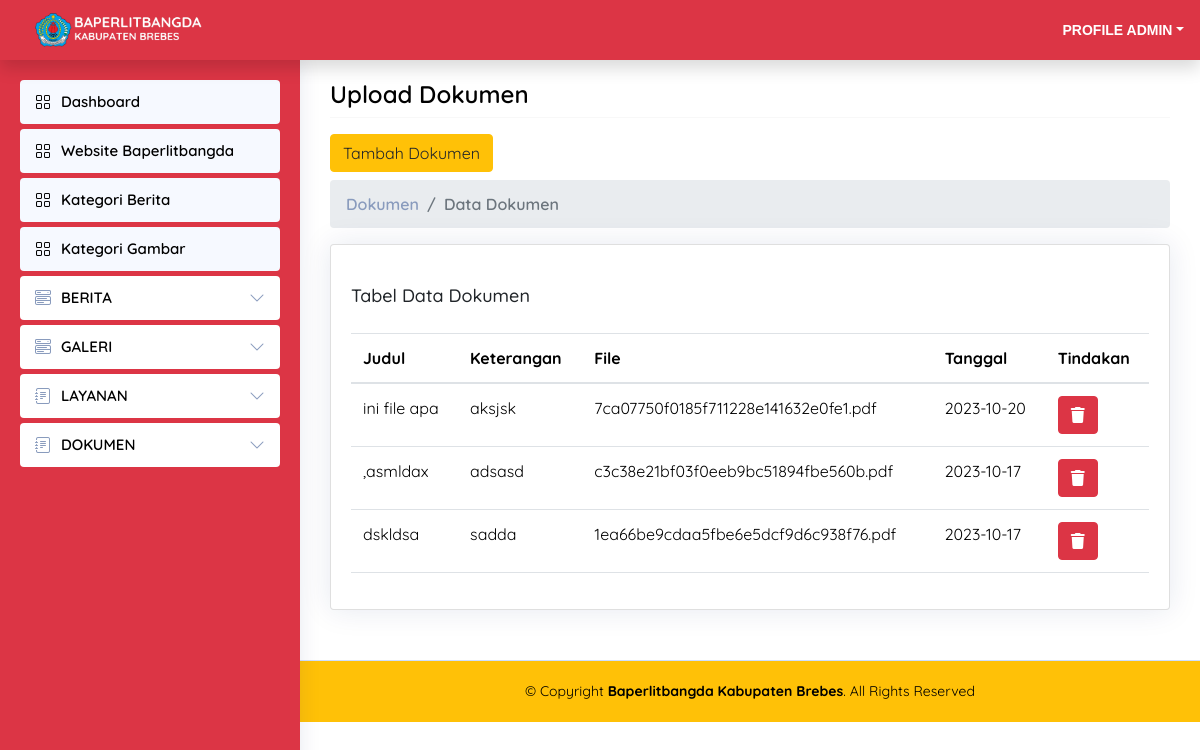
The app's page /index.php/dokumen with its own data.
### tables this page shows
CREATE TABLE `dokumen` (
  `id_dokumen` int(11) NOT NULL,
  `judul` varchar(255) NOT NULL,
  `keterangan` varchar(255) NOT NULL,
  `file` varchar(255) NOT NULL,
  `tanggal` date NOT NULL
);

### application/controllers/Dokumen.php (called while the page is built, shortened)
<?php
class Dokumen extends CI_Controller
{
	public function __construct()
	{
		$this->load->model("ModelDokumen");
		$this->load->library('form_validation');
		$this->load->library('upload');
	}
	public function index()
	{
		$data["title"] = "Data Dokumen";
		$data["dokumen"] = $this->ModelDokumen->getAll();
		$this->load->view('admin/templates/header', $data);
		$this->load->view('admin/templates/sidebar');
		$this->load->view('dokumen/index', $data);
		$this->load->view('admin/templates/footer');
	}
}

### index.php (called while the page is built, shortened)
<?php
require_once BASEPATH.'core/CodeIgniter.php';

### application/models/ModelDokumen.php (called while the page is built, shortened)
<?php
class ModelDokumen extends CI_Model
{
	private $table = 'dokumen';
	public function getAll()
	{
		$this->db->from($this->table);
		$this->db->order_by("id_dokumen", "desc");
		$query = $this->db->get();
		return $query->result();
	}
}

### application/views/dokumen/index.php (the view, shortened to what this page needs)
<div class="pagetitle">
	<h1>Upload Dokumen</h1>
	<hr class="mt-2" />
	<div class="row">
		<div class="col-md-12">
			<a class="btn btn-warning mb-2" href="<?= base_url('Dokumen/add'); ?>">Tambah Dokumen</a>
		</div>
	</div>
	<nav aria-label="breadcrumb">
		<ol class="breadcrumb ">
			<li class="breadcrumb-item"><a>Dokumen</a></li>
			<li class="breadcrumb-item active" aria-current="page">Data Dokumen</li>
		</ol>
	</nav>
</div>
<section class="section">
	<div class="row">
		<div class="col-lg-12">
			<div class="card">
				<div class="card-body">
					<h5 class="card-title">Tabel Data Dokumen</h5>
					<div class="table-responsive">
						<table class="table datatable">
							<thead>
								<tr class="table">
									<th scope="col">Judul</th>
									<th scope="col">Keterangan</th>
									<th scope="col">File</th>
									<th scope="col">Tanggal</th>
									<th scope="col">Tindakan</th>
								</tr>
							</thead>
							<tbody>
								<?php foreach ($dokumen as $row) : ?>
									<tr>
										<td>
											<?= $row->judul ?>
										</td>
										<td>
											<?= $row->keterangan ?>
										</td>
										<td>
											<?= $row->file ?>
										</td>
										<td>
											<?= $row->tanggal ?>
										</td>
										<td>
											<button type="button" class="btn btn-danger" data-bs-toggle="modal" data-bs-target="#delete<?= $row->id_dokumen ?>">
												<i class="fa fa-trash"></i>
											</button>
										</td>
									</tr>
								<?php endforeach; ?>
							</tbody>
						</table>
					</div>
				</div>
			</div>
		</div>
	</div>
</section>

### application/views/admin/templates/header.php (shortened to what this page needs)
<!DOCTYPE html>
<html lang="en">
<head>
	<link href="<?= base_url() . 'assets/admin/vendor/bootstrap/css/bootstrap.min.css' ?>" rel="stylesheet">
	<link href="<?= base_url() . 'assets/admin/vendor/bootstrap-icons/bootstrap-icons.css' ?>" rel="stylesheet">
	<link href="<?= base_url() . 'assets/admin/vendor/boxicons/css/boxicons.min.css' ?>" rel="stylesheet">
	<link href="<?= base_url() . 'assets/admin/vendor/quill/quill.snow.css' ?>" rel="stylesheet">
	<link href="<?= base_url() . 'assets/admin/vendor/quill/quill.bubble.css' ?>" rel="stylesheet">
	<link href="<?= base_url() . 'assets/admin/vendor/remixicon/remixicon.css' ?>" rel="stylesheet">
	<link href="<?= base_url() . 'assets/admin/vendor/simple-datatables/style.css' ?>" rel="stylesheet">
	<link rel="stylesheet" type="text/css" href="<?php echo base_url() . 'assets/admin/css/style.css' ?>">
	<link rel="stylesheet" href="https://cdn.datatables.net/1.11.5/css/dataTables.bootstrap5.min.css">
	<link href="https://cdn.jsdelivr.net/npm/bootstrap@5.3.2/dist/css/bootstrap.min.css" rel="stylesheet">
	<link rel="stylesheet" href="https://maxcdn.bootstrapcdn.com/bootstrap/4.5.2/css/bootstrap.min.css">
	<link rel="stylesheet" type="text/css" href="https://cdnjs.cloudflare.com/ajax/libs/font-awesome/6.4.2/css/all.min.css">
	<link href="https://cdn.quilljs.com/1.3.6/quill.snow.css" rel="stylesheet">
</head>
<body>
	<header id="header" class="header fixed-top d-flex align-items-center bg-danger text-light shadow">
		<div class="col-md-2 gx-2">
			<div class="bg-image hover-overlay ripple shadow-2-strong rounded-2" data-mdb-ripple-color="light">
				<img src="<?= base_url('assets/img/Logo2.png'); ?>" class="img-fluid" />
			</div>
		</div>
		<nav class="header-nav ms-auto">
			<ul class="d-flex align-items-center">
				<li class="nav-item dropdown pe-3">
					<a class="nav-link nav-profile d-flex align-items-center pe-0 text-white" href="#" data-bs-toggle="dropdown">
						<span class="d-none d-md-block dropdown-toggle ps-2">PROFILE ADMIN</span>
					</a>
				</li>
			</ul>
		</nav>
	</header>

### application/views/admin/templates/sidebar.php (shortened to what this page needs)
<aside id="sidebar" class="sidebar bg-danger bg-opacity-10">
	<ul class="sidebar-nav" id="sidebar-nav">
		<li class="nav-item">
			<a class="nav-link " href="<?= base_url('') ?>admin">
				<i class="bi bi-grid"></i>
				<span>Dashboard</span>
			</a>
		</li>
		<li class="nav-item">
			<a class="nav-link " href="<?= base_url('') ?>home">
				<i class="bi bi-grid"></i>
				<span>Website Baperlitbangda</span>
			</a>
		</li>
		<li class="nav-item">
			<a class="nav-link " href="<?= base_url('') ?>kategori">
				<i class="bi bi-grid"></i>
				<span>Kategori Berita</span>
			</a>
		</li>
		<li class="nav-item">
			<a class="nav-link " href="<?= base_url('') ?>kategoriGambar">
				<i class="bi bi-grid"></i>
				<span>Kategori Gambar</span>
			</a>
		</li>
		<li class="nav-item">
			<a class="nav-link collapsed" data-bs-target="#berita-nav" data-bs-toggle="collapse" href="#">
				<i class="bi bi-menu-button-wide"></i><span>BERITA</span><i class="bi bi-chevron-down ms-auto"></i>
			</a>
		</li>
		<li class="nav-item">
			<a class="nav-link collapsed" data-bs-target="#galeri-nav" data-bs-toggle="collapse" href="#">
				<i class="bi bi-menu-button-wide"></i><span>GALERI</span><i class="bi bi-chevron-down ms-auto"></i>
			</a>
		</li>
		<li class="nav-item">
			<a class="nav-link collapsed" data-bs-target="#layanan-nav" data-bs-toggle="collapse" href="#">
				<i class="bi bi-journal-text"></i><span>LAYANAN</span><i class="bi bi-chevron-down ms-auto"></i>
			</a>
		</li>
		<li class="nav-item">
			<a class="nav-link collapsed" data-bs-target="#dokumen-nav" data-bs-toggle="collapse" href="#">
				<i class="bi bi-journal-text"></i><span>DOKUMEN</span><i class="bi bi-chevron-down ms-auto"></i>
			</a>
		</li>
</aside>
<main id="main" class="main">

### application/views/admin/templates/footer.php (shortened to what this page needs)
</main>
<footer id="footer" class="footer bg-warning">
	<div class="copyright">
		&copy; Copyright <strong><span>Baperlitbangda Kabupaten Brebes</span></strong>. All Rights Reserved
	</div>
</footer>
</body>
</html>

### assets/admin/css/style.css (style rules this page uses)
:root { scroll-behavior: smooth; }
a { color: black; text-decoration: none; }
h1, h2, h3, h4, h5, h6 { font-family: "Quicksand", sans-serif; }
#main { margin-top: 60px; padding: 20px 30px; transition: all 0.3s; font-family: "Quicksand", sans-serif; }
.pagetitle { margin-bottom: 10px; }
.pagetitle h1 { font-size: 24px; margin-bottom: 0; font-weight: 600; color: black; }
.card { margin-bottom: 30px; border: none; border-radius: 5px; box-shadow: 0px 0 30px rgba(1, 41, 112, 0.1); }
.card-title { padding: 20px 0 15px 0; font-size: 18px; font-weight: 500; color: black; font-family: "Quicksand", sans-serif; }
.card-body { padding: 0 20px 20px 20px; }
.breadcrumb { font-size: 14px; font-family: "Quicksand", sans-serif; color: #899bbd; font-weight: 600; }
.breadcrumb a { color: #899bbd; transition: 0.3s; }
.breadcrumb .breadcrumb-item::before { color: #899bbd; }
.breadcrumb .active { color: #51678f; font-weight: 600; }
.header { font-family: "Quickand", sans-serif; transition: all 0.5s; z-index: 997; height: 60px; box-shadow: 0px 2px 20px rgba(1, 41, 112, 0.1); background-color: #fff; padding-left: 20px; }
.header-nav ul { list-style: none; }
.header-nav > ul { margin: 0; padding: 0; }
.header-nav .nav-profile { color: black; }
.header-nav .nav-profile span { font-size: 14px; font-weight: 600; }
.sidebar { font-family: 'Quicksand', sans-serif; position: fixed; top: 60px; left: 0; bottom: 0; width: 300px; z-index: 996; transition: all 0.3s; padding: 20px; overflow-y: auto; scrollbar-width: thin; scrollbar-color: #aab7cf transparent; box-shadow: 0px 0px 20px rgba(1, 41, 112, 0.1); background-color: #fff; }
@media (min-width: 1200px) { #main, #footer { margin-left: 300px; } }
.sidebar-nav { padding: 0; margin: 0; list-style: none; }
.sidebar-nav li { padding: 0; margin: 0; list-style: none; }
.sidebar-nav .nav-item { margin-bottom: 5px; }
.sidebar-nav .nav-link { display: flex; align-items: center; font-size: 15px; font-weight: 600; color: black; transition: 0.3; background: #f6f9ff; padding: 10px 15px; border-radius: 4px; font-family: "Quicksand", sans-serif; }
.sidebar-nav .nav-link i { font-size: 16px; margin-right: 10px; color: black; font-family: "Quicksand", sans-serif; }
.sidebar-nav .nav-link.collapsed { color: black; background: #fff; }
.sidebar-nav .nav-link.collapsed i { color: #899bbd; }
.sidebar-nav .nav-link .bi-chevron-down { margin-right: 0; transition: transform 0.2s ease-in-out; }
.footer { padding: 20px 0; font-size: 14px; transition: all 0.3s; border-top: 1px solid #cddfff; font-family: 'Quicksand', sans-serif; }
.footer .copyright { text-align: center; color: black; font-family: 'Quicksand', sans-serif; }

### records on screen
dokumen: judul "ini file apa", keterangan "aksjsk", file "7ca07750f0185f711228e141632e0fe1.pdf", tanggal "2023-10-20"
dokumen: judul ",asmldax", keterangan "adsasd", file "c3c38e21bf03f0eeb9bc51894fbe560b.pdf", tanggal "2023-10-17"
dokumen: judul "dskldsa", keterangan "sadda", file "1ea66be9cdaa5fbe6e5dcf9d6c938f76.pdf", tanggal "2023-10-17"
